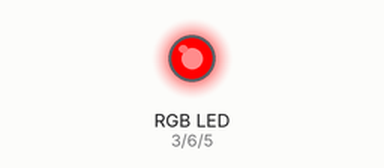
A sketch run on a simulated Arduino Uno, built with avr-gcc and run on an emulated ATmega328P. On the bench: an RGB LED mixed from three pins (HIGH = lit).

Above: at 0.1 s.
Timing chart, 0 to 1.6 s (numbered marks = the images above):
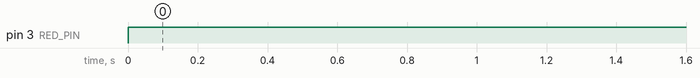

Measured:
- by itself, pin 3 (RED_PIN): LOW → HIGH at 0.00 s

The sketch:

b_rgb_led_0_who.ino
```cpp
#define RED_PIN 3
#define GREEN_PIN 6
#define BLUE_PIN 5

void setup() {
  pinMode(RED_PIN, OUTPUT);
  pinMode(GREEN_PIN, OUTPUT);
  pinMode(BLUE_PIN, OUTPUT);
}

void loop() {
  analogWrite(RED_PIN, 255);
  analogWrite(GREEN_PIN, 0);
  analogWrite(BLUE_PIN, 0);
}
```
